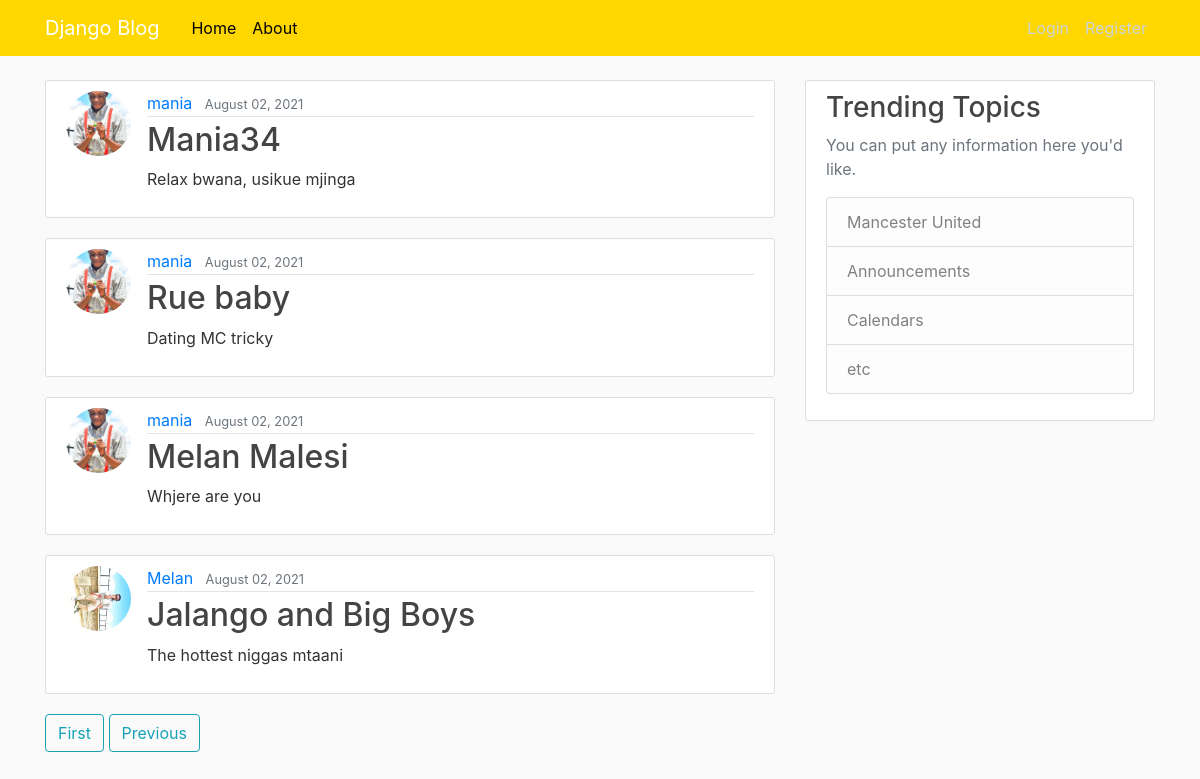
/?page=3, run on the app's committed database.
### blog/models.py (models this page shows, shortened)
class Post(models.Model):
    title = models.CharField(max_length=100)
    content = models.TextField()
    date_posted = models.DateTimeField(default=timezone.now)
    author = models.ForeignKey(User, on_delete=models.CASCADE)

### users/models.py (models this page shows, shortened)
class Profile(models.Model):
    user = models.OneToOneField(User, on_delete=models.CASCADE)
    image = models.ImageField(default='default.jpg', upload_to='profile_pics')

### blog/views.py (the view)
# urls.py: path('', PostListView.as_view(), name='blog-home'),
class PostListView(ListView):
    model = Post
    template_name = 'blog/home.html'
    context_object_name = 'posts'
    ordering = ['-date_posted']
    paginate_by = 5

### blog/templates/blog/home.html (shortened to what this page needs)
{%extends 'blog/base.html' %}
{%block content%}
    {% for post in posts%}
    <article class="media content-section">
        <img class="rounded-circle article-img" src="{{post.author.profile.image.url}}"/>
        <div class="media-body">
            <div class="article-metadata">
            <a class="mr-2" href="{% url 'user-post' post.author.username%}">{{ post.author }}</a>
                <small class="text-muted">{{ post.date_posted|date:"F d, Y" }}</small>
            </div>
            <h2><a class="article-title" href="{% url 'post_detail'  post.id%}">{{ post.title }}</a></h2>
            <p class="article-content">{{ post.content }}</p>
        </div>
    </article>
    {%endfor %}
    {% if is_paginated%}
{% if page_obj.has_previous %}
<a class="btn btn-outline-info mb-4" href="?page=1">First</a>
<a class="btn btn-outline-info mb-4" href="?page={{ page_obj.previous_page_number }}">Previous</a>
{% endif %}
{% endif %}
{%endblock content %}

### blog/static/blog/main.css (style rules this page uses)
body { background: #fafafa; color: #333333; margin-top: 5rem; }
h1, h2, h3, h4, h5, h6 { color: #444444; }
.content-section { background: #ffffff; padding: 10px 20px; border: 1px solid #dddddd; border-radius: 3px; margin-bottom: 20px; }
.article-title { color: #444444; }
.article-content { white-space: pre-line; }
.article-img { height: 65px; width: 65px; margin-right: 16px; }
.article-metadata { padding-bottom: 1px; margin-bottom: 4px; border-bottom: 1px solid #e3e3e3; }

### data on the page
Post: author.profile.image (picture), author "mania", date_posted "August 02, 2021", title "Mania34", content "Relax bwana, usikue mjinga"
Post: author.profile.image (picture), author "mania", date_posted "August 02, 2021", title "Rue baby", content "Dating MC tricky"
Post: author.profile.image (picture), author "mania", date_posted "August 02, 2021", title "Melan Malesi", content "Whjere are you"
Post: author.profile.image (picture), author "Melan", date_posted "August 02, 2021", title "Jalango and Big Boys", content "The hottest niggas mtaani"
